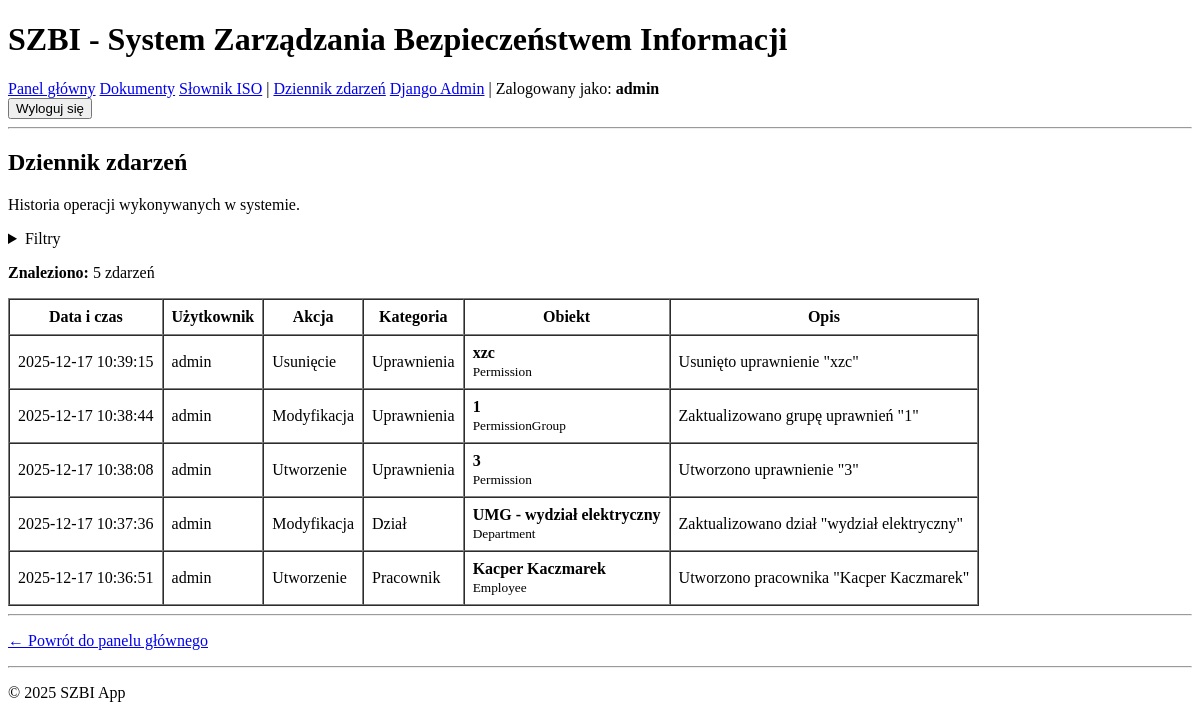
The page /dziennik/ (signed in) on the database as committed earlier.
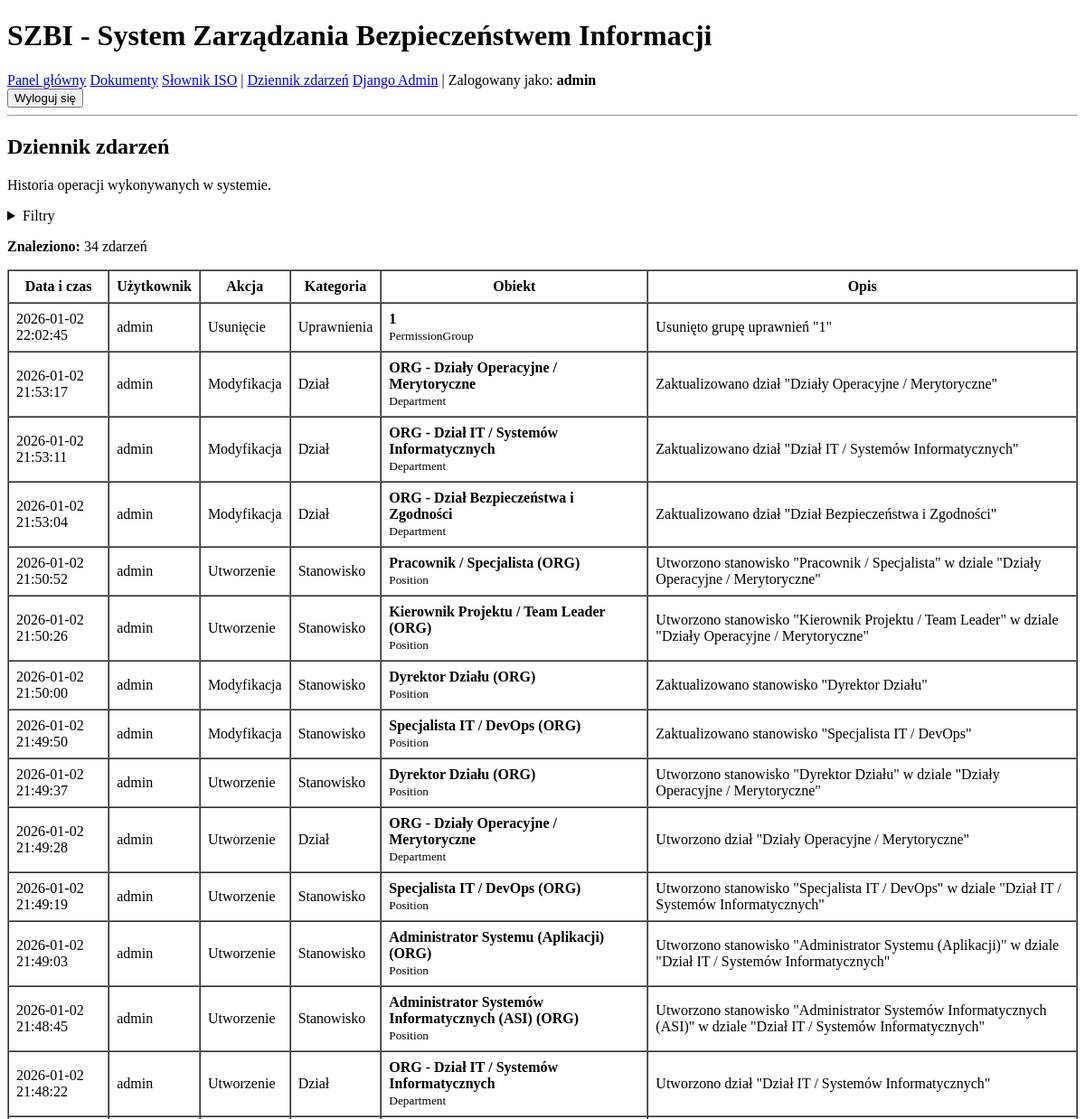
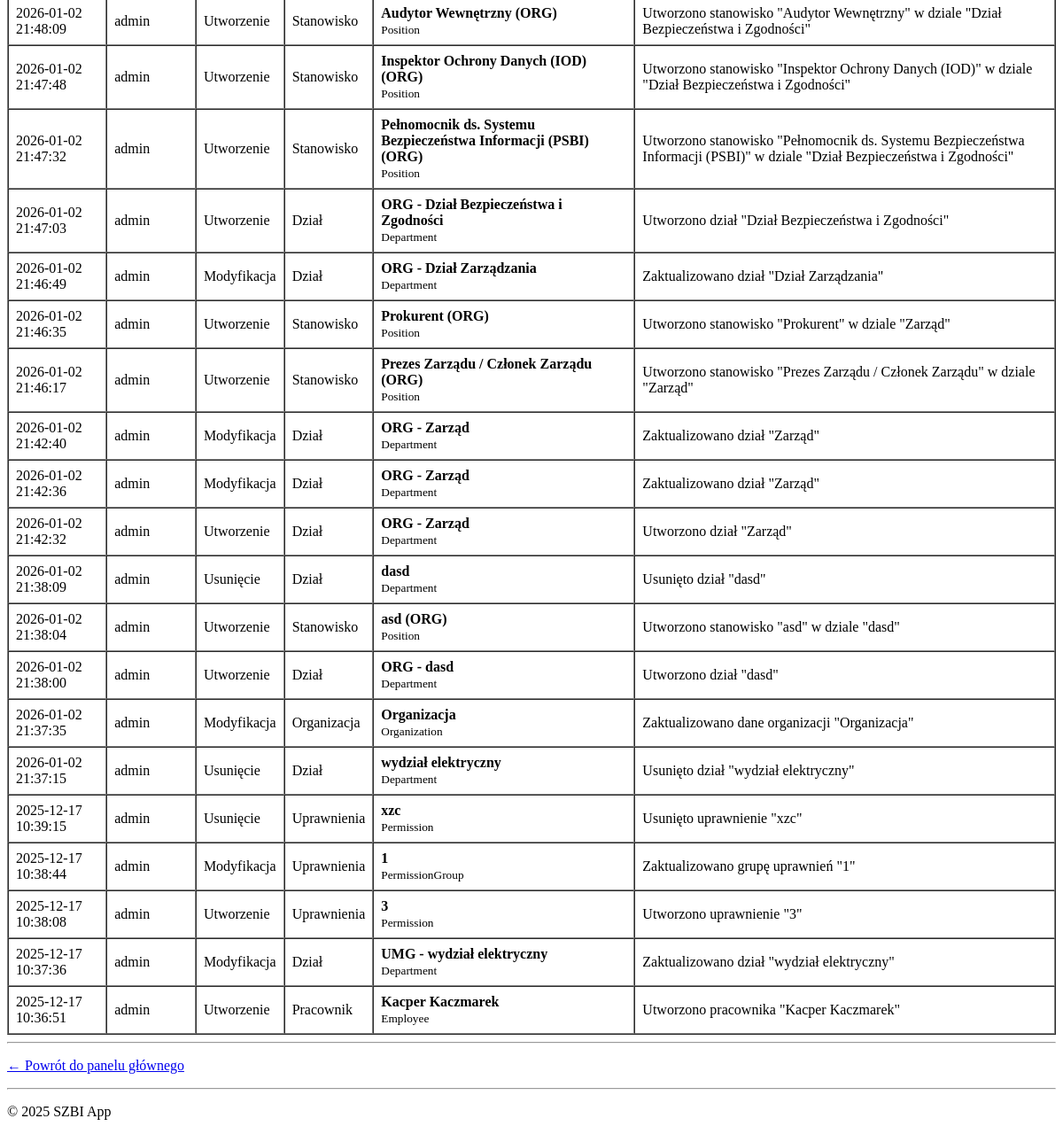
The same page on the database as committed later (2 pictures, top to bottom).
### core/models.py (models this page shows, shortened)
class ActivityLog(models.Model):
    ACTION_CHOICES = [
        ('create', 'Utworzenie'),
        ('update', 'Modyfikacja'),
        ('delete', 'Usunięcie'),
        ('assign', 'Przypisanie'),
        ('unassign', 'Cofnięcie przypisania'),
        ('login', 'Logowanie'),
        ('logout', 'Wylogowanie'),
        ('view', 'Wyświetlenie'),
        ('export', 'Eksport'),
        ('import', 'Import'),
        ('other', 'Inne'),
    ]
    CATEGORY_CHOICES = [
        ('organization', 'Organizacja'),
        ('department', 'Dział'),
        ('position', 'Stanowisko'),
        ('employee', 'Pracownik'),
        ('permission', 'Uprawnienia'),
        ('document', 'Dokument'),
        ('asset', 'Aktywo'),
        ('incident', 'Incydent'),
        ('audit', 'Audyt'),
        ('system', 'System'),
        ('auth', 'Autoryzacja'),
    ]
    user = models.ForeignKey(
        User,
        on_delete=models.SET_NULL,
        null=True,
        blank=True,
        related_name='activity_logs',
        verbose_name="Użytkownik"
    )
    action = models.CharField(
        max_length=20,
        choices=ACTION_CHOICES,
        verbose_name="Akcja"
    )
    category = models.CharField(
        max_length=20,
        choices=CATEGORY_CHOICES,
        verbose_name="Kategoria"
    )
    object_type = models.CharField(
        max_length=100,
        verbose_name="Typ obiektu",
        help_text="Nazwa modelu, np. 'Employee', 'Department'"
    )
    object_id = models.PositiveIntegerField(
        null=True,
        blank=True,
        verbose_name="ID obiektu"
    )
    object_repr = models.CharField(
        max_length=255,
        verbose_name="Reprezentacja obiektu",
        help_text="Tekstowa reprezentacja obiektu, np. nazwa pracownika"
    )
    description = models.TextField(
        verbose_name="Opis zdarzenia"
    )
    details = models.JSONField(
        null=True,
        blank=True,
        verbose_name="Szczegóły",
        help_text="Dodatkowe informacje w formacie JSON"
    )
    ip_address = models.GenericIPAddressField(
        null=True,
        blank=True,
        verbose_name="Adres IP"
    )
    user_agent = models.TextField(
        blank=True,
        verbose_name="User Agent"
    )
    created_at = models.DateTimeField(
        auto_now_add=True,
        verbose_name="Data zdarzenia"
    )
    class Meta:
        verbose_name = "Zdarzenie"
        verbose_name_plural = "Dziennik zdarzeń"
        ordering = ['-created_at']
        indexes = [
            models.Index(fields=['-created_at']),
            models.Index(fields=['user', '-created_at']),
            models.Index(fields=['category', '-created_at']),
            models.Index(fields=['action', '-created_at']),
        ]

### core/views.py (the view)
# urls.py: path('dziennik/', views.activity_log_list, name='activity_log_list'),
@login_required
@user_passes_test(is_admin)
def activity_log_list(request):
    logs = ActivityLog.objects.select_related('user').all()
    category = request.GET.get('category')
    if category:
        logs = logs.filter(category=category)
    action = request.GET.get('action')
    if action:
        logs = logs.filter(action=action)
    user_id = request.GET.get('user')
    if user_id:
        logs = logs.filter(user_id=user_id)
    date_from = request.GET.get('date_from')
    if date_from:
        logs = logs.filter(created_at__date__gte=date_from)
    date_to = request.GET.get('date_to')
    if date_to:
        logs = logs.filter(created_at__date__lte=date_to)
    search = request.GET.get('search')
    if search:
        logs = logs.filter(
            Q(object_repr__icontains=search) |
            Q(description__icontains=search) |
            Q(user__username__icontains=search)
        )
    paginator = Paginator(logs, 50)  # 50 zdarzeń na stronę
    page_number = request.GET.get('page')
    page_obj = paginator.get_page(page_number)
    from django.contrib.auth.models import User
    users = User.objects.filter(activity_logs__isnull=False).distinct()
    return render(request, 'core/activity_log_list.html', {
        'page_obj': page_obj,
        'logs': page_obj,
        'categories': ActivityLog.CATEGORY_CHOICES,
        'actions': ActivityLog.ACTION_CHOICES,
        'users': users,
        'current_filters': {
            'category': category,
            'action': action,
            'user': user_id,
            'date_from': date_from,
            'date_to': date_to,
            'search': search,
        }
    })

### core/views.py (called while the page is built)
def is_admin(user):
    return user.is_staff or user.is_superuser

### templates/core/activity_log_list.html (shortened to what this page needs)
{% extends 'base.html' %}
{% block content %}
<h2>Dziennik zdarzeń</h2>
<p>Historia operacji wykonywanych w systemie.</p>
<details>
    <summary>Filtry</summary>
</details>
<p>
    <strong>Znaleziono:</strong> {{ page_obj.paginator.count }} zdarzeń
</p>
{% if logs %}
<table border="1" cellpadding="8" cellspacing="0">
    <thead>
        <tr>
            <th>Data i czas</th>
            <th>Użytkownik</th>
            <th>Akcja</th>
            <th>Kategoria</th>
            <th>Obiekt</th>
            <th>Opis</th>
        </tr>
    </thead>
    <tbody>
        {% for log in logs %}
        <tr>
            <td>{{ log.created_at|date:"Y-m-d H:i:s" }}</td>
            <td>
                {% if log.user %}
                    {{ log.user.username }}
                {% else %}
                    <em>System</em>
                {% endif %}
            </td>
            <td>{{ log.get_action_display }}</td>
            <td>{{ log.get_category_display }}</td>
            <td>
                <strong>{{ log.object_repr }}</strong>
                <br><small>{{ log.object_type }}</small>
            </td>
            <td>{{ log.description|truncatewords:15 }}</td>
        </tr>
        {% endfor %}
    </tbody>
</table>
{% else %}
<p><em>Brak zdarzeń spełniających podane kryteria.</em></p>
{% endif %}
<hr>
<p>
    <a href="{% url 'core:dashboard' %}">← Powrót do panelu głównego</a>
</p>
{% endblock %}

Rows that differ between the two databases and show on the page:
added ActivityLog: created_at "2026-01-02 22:02:45", user.username "admin", action "Usunięcie", category "Uprawnienia", object_repr "1", object_type "PermissionGroup", description "Usunięto grupę uprawnień \"1\""
added ActivityLog: created_at "2026-01-02 21:53:17", user.username "admin", action "Modyfikacja", category "Dział", object_repr "ORG - Działy Operacyjne / Merytoryczne", object_type "Department", description "Zaktualizowano dział \"Działy Operacyjne / Merytoryczne\""
added ActivityLog: created_at "2026-01-02 21:53:11", user.username "admin", action "Modyfikacja", category "Dział", object_repr "ORG - Dział IT / Systemów Informatycznych", object_type "Department", description "Zaktualizowano dział \"Dział IT / Systemów Informatycznych\""
added ActivityLog: created_at "2026-01-02 21:53:04", user.username "admin", action "Modyfikacja", category "Dział", object_repr "ORG - Dział Bezpieczeństwa i Zgodności", object_type "Department", description "Zaktualizowano dział \"Dział Bezpieczeństwa i Zgodności\""
added ActivityLog: created_at "2026-01-02 21:50:52", user.username "admin", action "Utworzenie", category "Stanowisko", object_repr "Pracownik / Specjalista (ORG)", object_type "Position", description "Utworzono stanowisko \"Pracownik / Specjalista\" w dziale \"Działy Operacyjne / Merytoryczne\""
added ActivityLog: created_at "2026-01-02 21:50:26", user.username "admin", action "Utworzenie", category "Stanowisko", object_repr "Kierownik Projektu / Team Leader (ORG)", object_type "Position", description "Utworzono stanowisko \"Kierownik Projektu / Team Leader\" w dziale \"Działy Operacyjne / Merytoryczne\""
added ActivityLog: created_at "2026-01-02 21:50:00", user.username "admin", action "Modyfikacja", category "Stanowisko", object_repr "Dyrektor Działu (ORG)", object_type "Position", description "Zaktualizowano stanowisko \"Dyrektor Działu\""
added ActivityLog: created_at "2026-01-02 21:49:50", user.username "admin", action "Modyfikacja", category "Stanowisko", object_repr "Specjalista IT / DevOps (ORG)", object_type "Position", description "Zaktualizowano stanowisko \"Specjalista IT / DevOps\""
added ActivityLog: created_at "2026-01-02 21:49:37", user.username "admin", action "Utworzenie", category "Stanowisko", object_repr "Dyrektor Działu (ORG)", object_type "Position", description "Utworzono stanowisko \"Dyrektor Działu\" w dziale \"Działy Operacyjne / Merytoryczne\""
added ActivityLog: created_at "2026-01-02 21:49:28", user.username "admin", action "Utworzenie", category "Dział", object_repr "ORG - Działy Operacyjne / Merytoryczne", object_type "Department", description "Utworzono dział \"Działy Operacyjne / Merytoryczne\""
added ActivityLog: created_at "2026-01-02 21:49:19", user.username "admin", action "Utworzenie", category "Stanowisko", object_repr "Specjalista IT / DevOps (ORG)", object_type "Position", description "Utworzono stanowisko \"Specjalista IT / DevOps\" w dziale \"Dział IT / Systemów Informatycznych\""
added ActivityLog: created_at "2026-01-02 21:49:03", user.username "admin", action "Utworzenie", category "Stanowisko", object_repr "Administrator Systemu (Aplikacji) (ORG)", object_type "Position", description "Utworzono stanowisko \"Administrator Systemu (Aplikacji)\" w dziale \"Dział IT / Systemów Informatycznych\""
added ActivityLog: created_at "2026-01-02 21:48:45", user.username "admin", action "Utworzenie", category "Stanowisko", object_repr "Administrator Systemów Informatycznych (ASI) (ORG)", object_type "Position", description "Utworzono stanowisko \"Administrator Systemów Informatycznych (ASI)\" w dziale \"Dział IT / Systemów Informatycznych\""
added ActivityLog: created_at "2026-01-02 21:48:22", user.username "admin", action "Utworzenie", category "Dział", object_repr "ORG - Dział IT / Systemów Informatycznych", object_type "Department", description "Utworzono dział \"Dział IT / Systemów Informatycznych\""
added ActivityLog: created_at "2026-01-02 21:48:09", user.username "admin", action "Utworzenie", category "Stanowisko", object_repr "Audytor Wewnętrzny (ORG)", object_type "Position", description "Utworzono stanowisko \"Audytor Wewnętrzny\" w dziale \"Dział Bezpieczeństwa i Zgodności\""
added ActivityLog: created_at "2026-01-02 21:47:48", user.username "admin", action "Utworzenie", category "Stanowisko", object_repr "Inspektor Ochrony Danych (IOD) (ORG)", object_type "Position", description "Utworzono stanowisko \"Inspektor Ochrony Danych (IOD)\" w dziale \"Dział Bezpieczeństwa i Zgodności\""
added ActivityLog: created_at "2026-01-02 21:47:32", user.username "admin", action "Utworzenie", category "Stanowisko", object_repr "Pełnomocnik ds. Systemu Bezpieczeństwa Informacji (PSBI) (ORG)", object_type "Position", description "Utworzono stanowisko \"Pełnomocnik ds. Systemu Bezpieczeństwa Informacji (PSBI)\" w dziale \"Dział Bezpieczeństwa i Zgodności\""
added ActivityLog: created_at "2026-01-02 21:47:03", user.username "admin", action "Utworzenie", category "Dział", object_repr "ORG - Dział Bezpieczeństwa i Zgodności", object_type "Department", description "Utworzono dział \"Dział Bezpieczeństwa i Zgodności\""
added ActivityLog: created_at "2026-01-02 21:46:49", user.username "admin", action "Modyfikacja", category "Dział", object_repr "ORG - Dział Zarządzania", object_type "Department", description "Zaktualizowano dział \"Dział Zarządzania\""
added ActivityLog: created_at "2026-01-02 21:46:35", user.username "admin", action "Utworzenie", category "Stanowisko", object_repr "Prokurent (ORG)", object_type "Position", description "Utworzono stanowisko \"Prokurent\" w dziale \"Zarząd\""
added ActivityLog: created_at "2026-01-02 21:46:17", user.username "admin", action "Utworzenie", category "Stanowisko", object_repr "Prezes Zarządu / Członek Zarządu (ORG)", object_type "Position", description "Utworzono stanowisko \"Prezes Zarządu / Członek Zarządu\" w dziale \"Zarząd\""
added ActivityLog: created_at "2026-01-02 21:42:40", user.username "admin", action "Modyfikacja", category "Dział", object_repr "ORG - Zarząd", object_type "Department", description "Zaktualizowano dział \"Zarząd\""
added ActivityLog: created_at "2026-01-02 21:42:36", user.username "admin", action "Modyfikacja", category "Dział", object_repr "ORG - Zarząd", object_type "Department", description "Zaktualizowano dział \"Zarząd\""
added ActivityLog: created_at "2026-01-02 21:42:32", user.username "admin", action "Utworzenie", category "Dział", object_repr "ORG - Zarząd", object_type "Department", description "Utworzono dział \"Zarząd\""
added ActivityLog: created_at "2026-01-02 21:38:09", user.username "admin", action "Usunięcie", category "Dział", object_repr "dasd", object_type "Department", description "Usunięto dział \"dasd\""
added ActivityLog: created_at "2026-01-02 21:38:04", user.username "admin", action "Utworzenie", category "Stanowisko", object_repr "asd (ORG)", object_type "Position", description "Utworzono stanowisko \"asd\" w dziale \"dasd\""
added ActivityLog: created_at "2026-01-02 21:38:00", user.username "admin", action "Utworzenie", category "Dział", object_repr "ORG - dasd", object_type "Department", description "Utworzono dział \"dasd\""
added ActivityLog: created_at "2026-01-02 21:37:35", user.username "admin", action "Modyfikacja", category "Organizacja", object_repr "Organizacja", object_type "Organization", description "Zaktualizowano dane organizacji \"Organizacja\""
added ActivityLog: created_at "2026-01-02 21:37:15", user.username "admin", action "Usunięcie", category "Dział", object_repr "wydział elektryczny", object_type "Department", description "Usunięto dział \"wydział elektryczny\""
Other text that changed with them:
{{ page_obj.paginator.count }}: "5" → "34"
